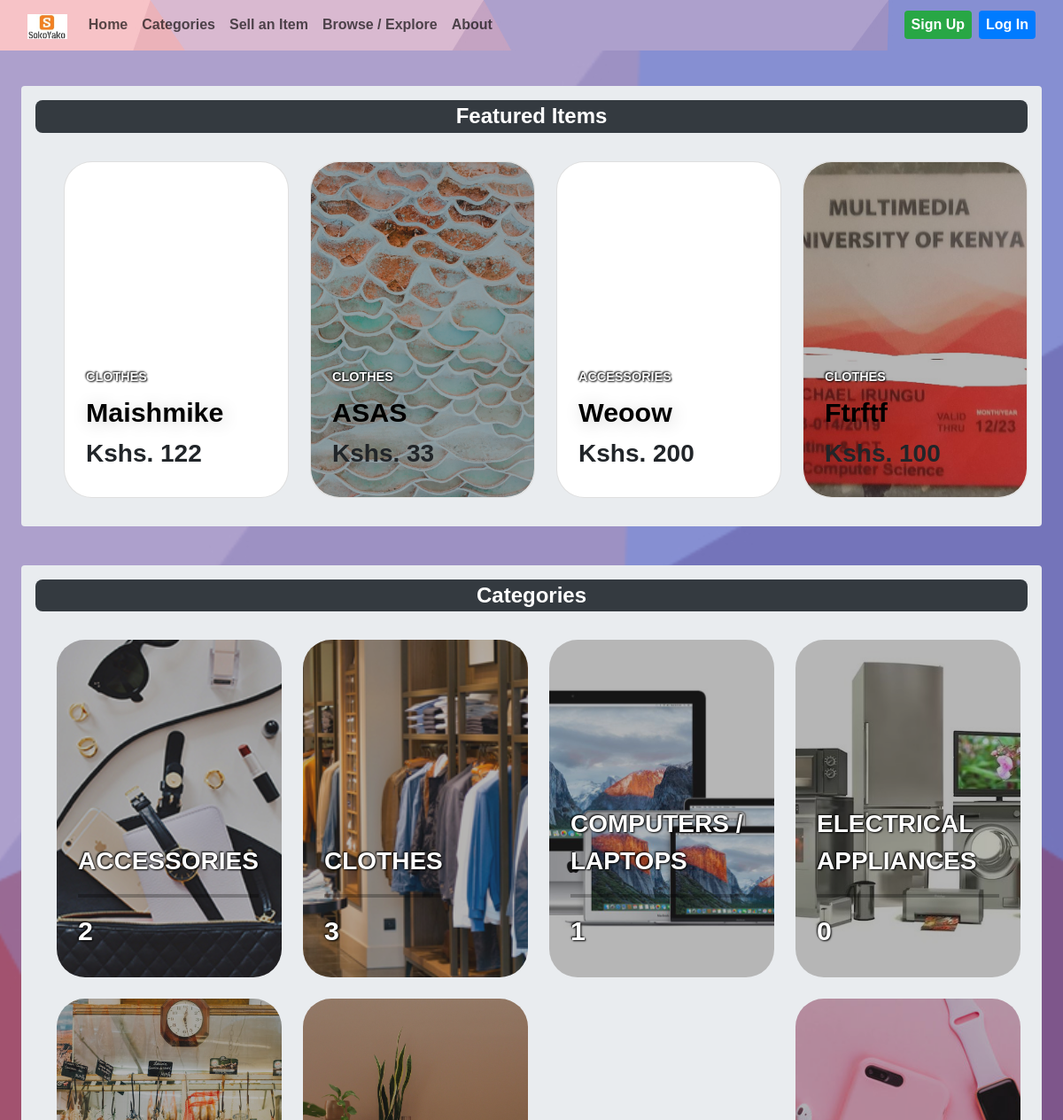
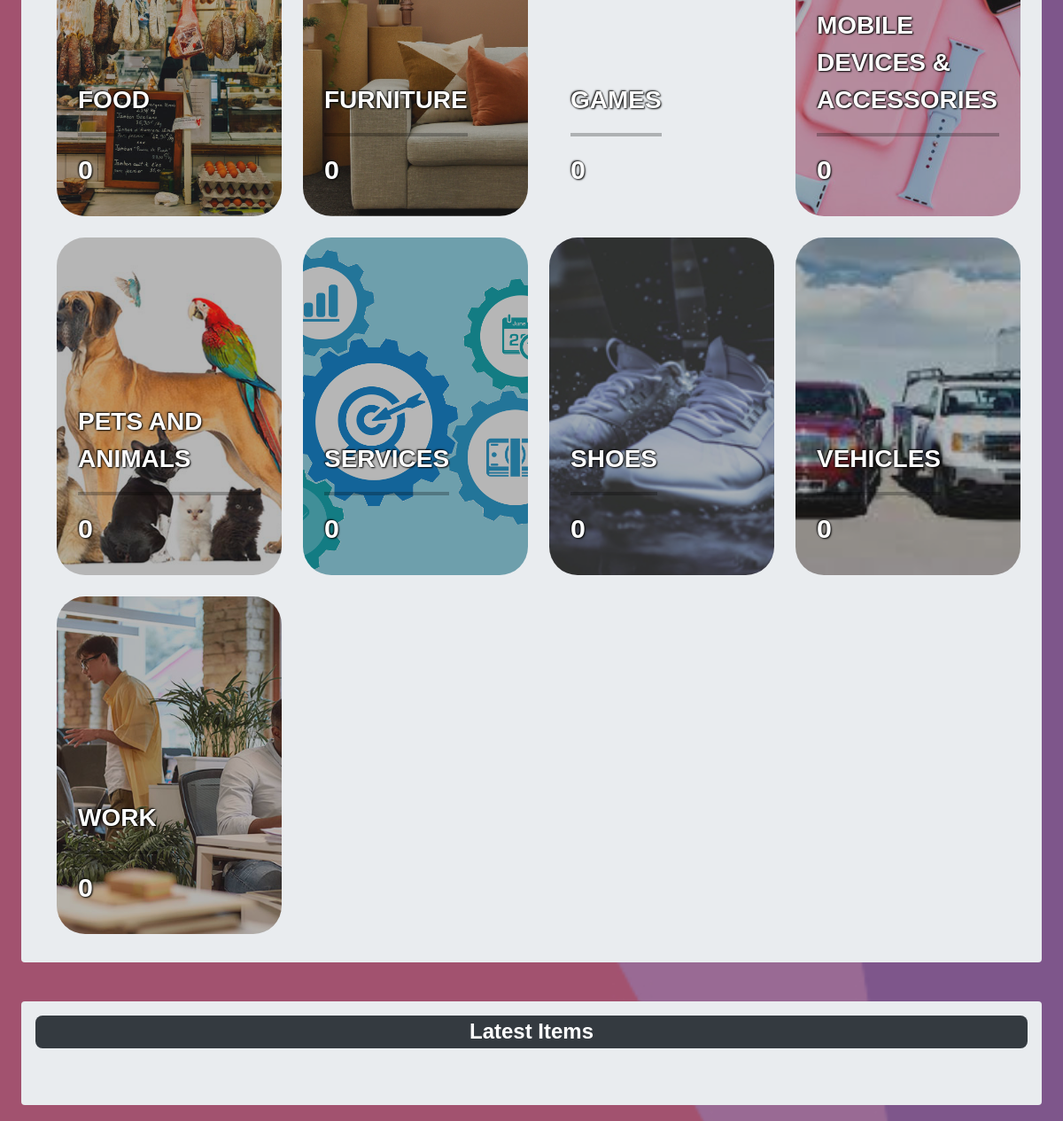
The app's page / (upper part), older data (2 pictures, top to bottom).
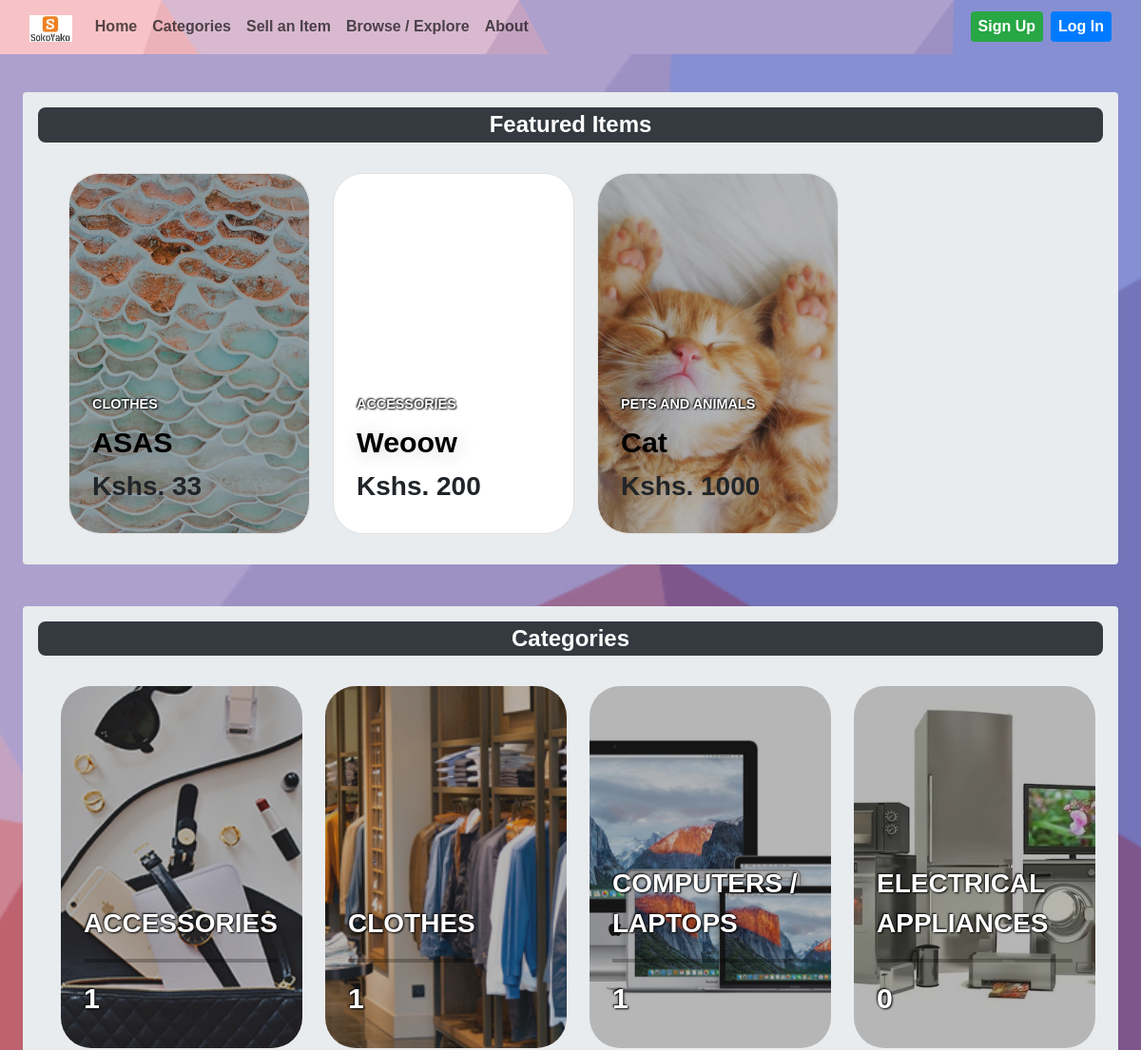
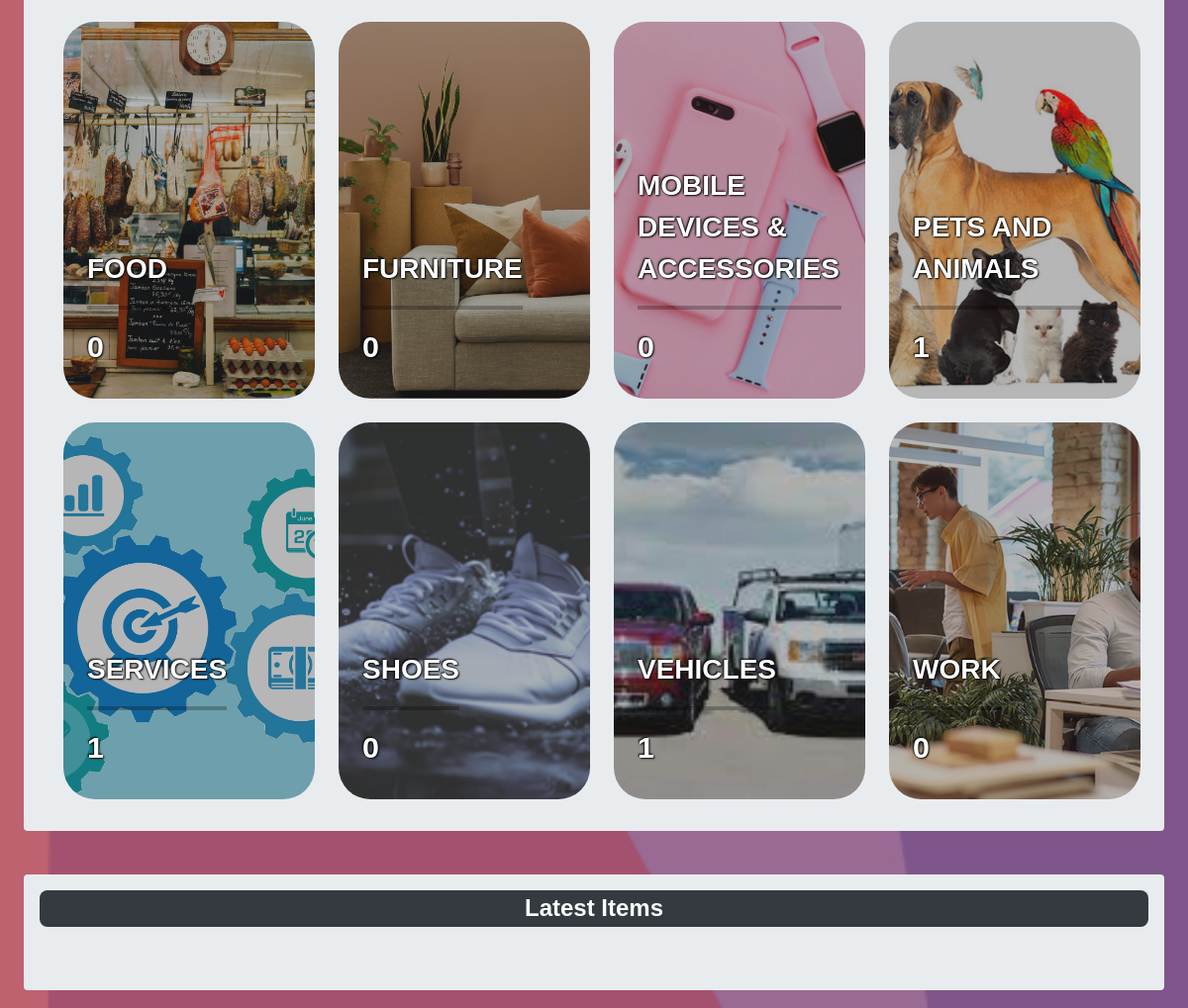
The same page, newer data (2 pictures, top to bottom).
### item/models.py (models this page shows, shortened)
class Item(models.Model):
    category = models.ForeignKey(Category, related_name='items', on_delete=models.CASCADE)
    name = models.CharField(max_length=200)
    quantity = models.PositiveIntegerField(blank=True, null=True)
    description = models.TextField(blank=True, null=True)
    price = models.IntegerField()
    image = models.ImageField(upload_to='item_images', blank=True, null=True)
    is_sold = models.BooleanField(default=False)
    is_featured = models.BooleanField(default=False)
    created_by = models.ForeignKey(User, related_name='items', on_delete=models.CASCADE)
    created_at = models.DateTimeField(auto_now_add=True)

class Category(models.Model):
    name = models.CharField(max_length=200)
    cat_image = models.ImageField(upload_to='category_images', blank=True, null=True)
    class Meta:
        ordering = ('name',)
        verbose_name_plural = "Categories"
    def __str__(self):
        return self.name

### base/views.py (the view)
# urls.py: path('', views.index, name='index'),
def index(request):
    items = Item.objects.filter(is_sold=False)[0:6]
    featured = Item.objects.order_by('-is_featured')
    featured_items = Item.objects.filter(is_featured=True)
    categories = Category.objects.all()
    if request.user.is_authenticated:
        try:
            contact_card = ContactCard.objects.get(user=request.user)
        except ContactCard.DoesNotExist:
            contact_card = None
    else:
        contact_card = None
    current_time = timezone.now()
    latest = current_time - timezone.timedelta(days=1)
    new_items = Item.objects.filter(created_at__gte=latest)
    return render(request, 'index.html', {
        'categories': categories,
        'items': items,
        'featured': featured,
        'featured_items': featured_items,
        'new_items': new_items,
        'contact_card': contact_card,
        'navbar': index
    })

### base/templates/index.html (shortened to what this page needs)
{% extends 'layout.html' %}
{% load static %}
{% block data %}
    <div class="p-2">
        <div class="container-fluid p-2 clearfix">
            <div class="mt-4 mb-1 mx-2 p-3 bg-body-secondary rounded">
                <h2 class="mb-3 fs-3 text-center text-white fs-4 fw-bolder bg-dark p-1 rounded-3"> Featured Items</h2>
                <div class="card-grid p-3 ms-3">
                    {% for item in featured_items %}
                        <a class="card rounded-5" href="{% url 'item:detail' item.id %}">
                            <div class="card__background rounded-5" style="background-image: url('{{ item.image.url }}')"></div>
                            <div class="card__content">
                                <p class="card__category text-white text-outline fw-bolder">{{ item.category }}</p>
                                <h3 class="card__heading text-capitalize text-black fw-bolder">{{ item.name }}</h3>
                                <h3 class="fw-bolder">Kshs. {{ item.price }}</h3>
                            </div>
                        </a>
                    {% endfor %}
                </div>
            </div>
        </div>
        <div class="container-fluid clearfix p-2" id="categories">
            <div class="mt-4 mb-1 mx-2 p-3 bg-body-secondary rounded">
                <h2 class="mb-3 fs-3 text-center text-white fs-4 fw-bolder bg-dark p-1 rounded-3"> Categories</h2>
                <div class="simpcard-grid p-3 ms-2">
                    {% for category in categories %}
                        <a class="simpcard rounded-5 " href="{% url 'item:items_by_category' category.id %}">
                            <div class="simpcard__background rounded-5" style="background-image: url('{{ category.cat_image.url }}')"></div>
                            <div class="card__content">
                                <p class="card__category text-white fw-bolder fs-3 text-outline">{{ category.name }}</p>
                                <hr class="bg-black border-4 ">
                                <h3 class="card__heading text-capitalize text-outline text-white fw-bolder">{{ category.items.count}}</h3>
                            </div>
                        </a>
                    {% endfor %}
                </div>
            </div>
        </div>
        <div class="container-fluid p-2 clearfix">
            <div class="mt-4 mb-1 mx-2 p-3 bg-body-secondary rounded">
                <h2 class="mb-3 fs-3 text-center text-white fs-4 fw-bolder bg-dark p-1 rounded-3"> Latest Items</h2>
                <div class="simpcard-grid p-3 ms-3">
                </div>
            </div>
        </div>
    </div>
{% endblock %}

### base/templates/layout.html (shortened to what this page needs)
{% load static %}
<!doctype html>
<html lang="en">
<head>
    <link rel="stylesheet" type="text/css" href="{% static 'css/styles.css' %}">
    <link href="https://cdn.jsdelivr.net/npm/bootstrap@5.3.2/dist/css/bootstrap.min.css" rel="stylesheet">
    <link rel="stylesheet" href="https://cdn.jsdelivr.net/npm/bootstrap@4.3.1/dist/css/bootstrap.min.css">
    <link rel="stylesheet" href="https://stackpath.bootstrapcdn.com/font-awesome/4.7.0/css/font-awesome.min.css">
    <link rel="stylesheet" href="https://cdnjs.cloudflare.com/ajax/libs/font-awesome/5.15.3/css/all.min.css" />
    <link rel="stylesheet" href="https://maxcdn.bootstrapcdn.com/bootstrap/4.1.3/css/bootstrap.min.css">
    <link rel="stylesheet" href="https://use.fontawesome.com/releases/v5.6.3/css/all.css">
</head>
<body>
<nav class="navbar navbar-expand-lg bgnav sticky-top">
    <div class="container-fluid fw-bolder">
        <a href="{% url 'base:index' %}" class="navbar-brand">
            <img src="{% static 'images/logo.jpg' %}" height="28" alt="logo">
        </a>
        <div class="collapse navbar-collapse" id="navbarCollapse">
            <div class="navbar-nav ">
                <a href="{% url 'base:index' %}" class="nav-item nav-link  {% if navbar == 'index' %}active{% endif %}">Home</a>
                <a href="{% url 'base:index' %}#categories" class="nav-item nav-link" tabindex="-1">Categories</a>
                <a href="{% url 'item:new' %}" class="nav-item nav-link {% if navbar == 'new' %}active{% endif %}">Sell an Item</a>
                <a href="{% url 'item:items' %}" class="nav-item nav-link {% if navbar == 'items' %}active{% endif %}">Browse / Explore</a>
                <a href="{% url 'base:about' %}" class="nav-item nav-link {% if navbar == 'about' %}active{% endif %}">About</a>
            </div>
            <div class="navbar-nav ms-auto">
                {% if request.user.is_authenticated %}
                    <h4 class="me-5 text-capitalize fw-bolder text-dark mt-2">Welcome, {{ user.username }}</h4>
                    {% if contact_card%}
                        <a href="{% url 'base:view_contact_card' %}" class="px-2 py-1 text-lg fw-bold btncolor text-white rounded d-inline-block text-decoration-none me-2 my-1">View Contact Card</a>
                    {% else %}
                        <a href="{% url 'base:create_contact_card' %}" class="px-2 py-1 text-lg fw-bold bg-success text-white rounded d-inline-block text-decoration-none me-2 my-1">Create Contact Card</a>
                    {% endif %}
                    <a href="{% url 'dashboard:dashboard' %}" class="px-2 py-1 text-lg fw-bold bg-secondary text-white rounded d-inline-block text-decoration-none me-2 my-1">Dashboard</a>
                    <a href="{% url 'base:logout' %}" class="px-2 py-1 text-lg fw-bold bg-danger text-white rounded d-inline-block text-decoration-none my-1">Log Out</a>
                {% else %}
                    <a href="{% url 'base:signup' %}" class="px-2 py-1 text-lg fw-bold bg-success text-white rounded d-inline-block text-decoration-none me-2 my-1">Sign Up</a>
                    <a href="{% url 'base:login' %}" class="px-2 py-1 text-lg fw-bold bg-primary text-white rounded d-inline-block text-decoration-none my-1">Log In</a>
                {% endif %}
            </div>
        </div>
    </div>
</nav>
    {% block data %}
    {% endblock %}
</body>
</html>

### static/css/styles.css (style rules this page uses)
body { min-height: 100vh; background-size: cover; background-position: center; font-family: "Trebuchet MS",sans-serif; height: auto; }
:root { --background-dark: #2d3548; --text-light: rgba(255, 255, 255, 0.6); --text-lighter: rgba(255, 255, 255, 0.9); --spacing-s: 8px; --spacing-m: 16px; --spacing-l: 24px; --spacing-xl: 32px; --spacing-xxl: 64px; --width-container: 1200px; }
* { border: 0; margin: 0; padding: 0; box-sizing: border-box; }
.card-grid { display: grid; grid-template-columns: repeat(1, 1fr); grid-column-gap: var(--spacing-l); grid-row-gap: var(--spacing-l); max-width: var(--width-container); width: 100%; }
@media (min-width: 540px) { .card-grid { grid-template-columns: repeat(2, 1fr); } }
@media (min-width: 960px) { .card-grid { grid-template-columns: repeat(4, 1fr); } }
.card { list-style: none; position: relative; }
.card:before { content: ""; display: block; padding-bottom: 150%; width: 100%; }
.card__background { background-size: cover; background-position: center; border-radius: var(--spacing-l); bottom: 0; filter: brightness(0.75) saturate(1.2) contrast(0.85); left: 0; position: absolute; right: 0; top: 0; transform-origin: center; transform: scale(1) translateZ(0); transition: filter 200ms linear, transform 200ms linear; }
.card__content { left: 0; padding: var(--spacing-l); position: absolute; bottom: 0; }
.card__category { color: var(--text-light); font-size: 0.9rem; margin-bottom: var(--spacing-s); text-transform: uppercase; }
.card__heading { color: var(--text-lighter); font-size: 1.9rem; text-shadow: 2px 2px 20px rgba(0, 0, 0, 0.2); line-height: 1.4; word-spacing: 100vw; }
.simpcard-grid { display: grid; grid-template-columns: repeat(1, 1fr); grid-column-gap: var(--spacing-l); grid-row-gap: var(--spacing-l); max-width: var(--width-container); width: 100%; }
@media (min-width: 540px) { .simpcard-grid { grid-template-columns: repeat(2, 1fr); } }
@media (min-width: 960px) { .simpcard-grid { grid-template-columns: repeat(4, 1fr); } }
.simpcard { list-style: none; position: relative; content: ""; display: block; padding-bottom: 150%; width: 100%; }
.simpcard__background { -webkit-background-size: cover; background-position: center; border-radius: var(--spacing-l); bottom: 0; filter: brightness(0.75) saturate(1.2) contrast(0.85); left: 0; position: absolute; right: 0; top: 0; transform-origin: center; transform: scale(1) translateZ(0); transition: filter 200ms linear, transform 200ms linear; }

Row changes from the older to the newer data that the page shows:
removed Item: category "CLOTHES", name "Maishmike", price "122"
removed Item: image (picture), category "CLOTHES", name "Ftrftf", price "100"
removed Category: name "GAMES", items.count "0"
added Item: image (picture), category "PETS AND ANIMALS", name "Cat", price "1000"
computed for Category "ACCESSORIES": items.count "2" → "1"
computed for Category "CLOTHES": items.count "3" → "1"
computed for Category "PETS AND ANIMALS": items.count "0" → "1"
computed for Category "SERVICES": items.count "0" → "1"
computed for Category "VEHICLES": items.count "0" → "1"
